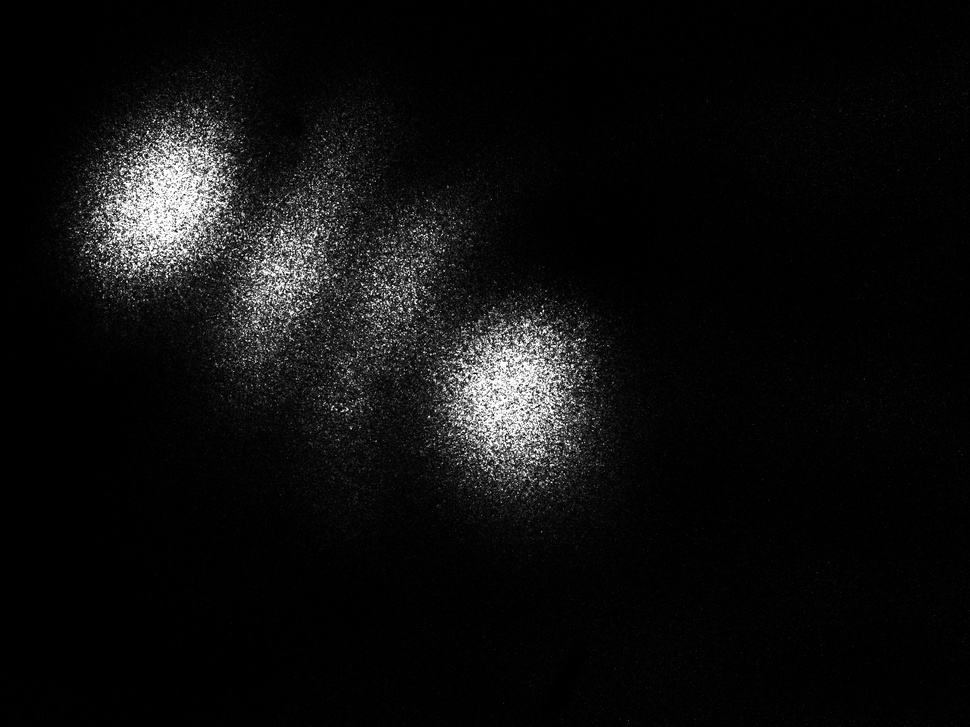
#> input picture TEM30.jpg, 970 x 727 px, shrunk from 1280 x 960 before the run, found by its file name
$ jupyter execute 'TEM30 (4).ipynb'
#> lines starting #> are read from the running program, lines starting #| are printed output that depends on the picture
<div dir="rtl" lang="he" xml:lang="he">
<font size=6> עיבוד נתונים - מעבדה ג'</font>

<font size=5> מחברת colab </font>

---'` comment #` .

---
<h1>
<font size=5><b>1. ייבוא חבילות</b></font>
</h1>

---

[cell 1]
import cv2
import numpy as np
import matplotlib.pyplot as plt
from scipy.optimize import curve_fit

# 1. Load image and convert to grayscale
img_path = '/content/TEM30.jpg'
img_raw = cv2.imread(img_path)
#> img_raw is the input picture: shape (727, 970, 3); min 0, max 255, mean 14.6

if img_raw is not None:
    img = cv2.cvtColor(img_raw, cv2.COLOR_BGR2GRAY)
else:
    # If the file is not loaded, create a synthetic demo image
    print("Warning: Image file not found. Creating a synthetic image.")
    x_grid, y_grid = np.meshgrid(np.linspace(-10, 10, 500), np.linspace(-10, 10, 500))
    img = np.exp(-(x_grid**2 + y_grid**2) / 10) * 255
    img = img.astype(np.uint8)

# 2. Rotate image (if needed)
# Set rotation angle (in degrees)
angle = 15  # Change this value if the image needs rotation
if angle != 0:
    (h, w) = img.shape[:2]
#> h = 727; w = 970
    center = (w // 2, h // 2)
#> center = (485, 363)
    M = cv2.getRotationMatrix2D(center, angle, 1.0)
    img_rot = cv2.warpAffine(img, M, (w, h))
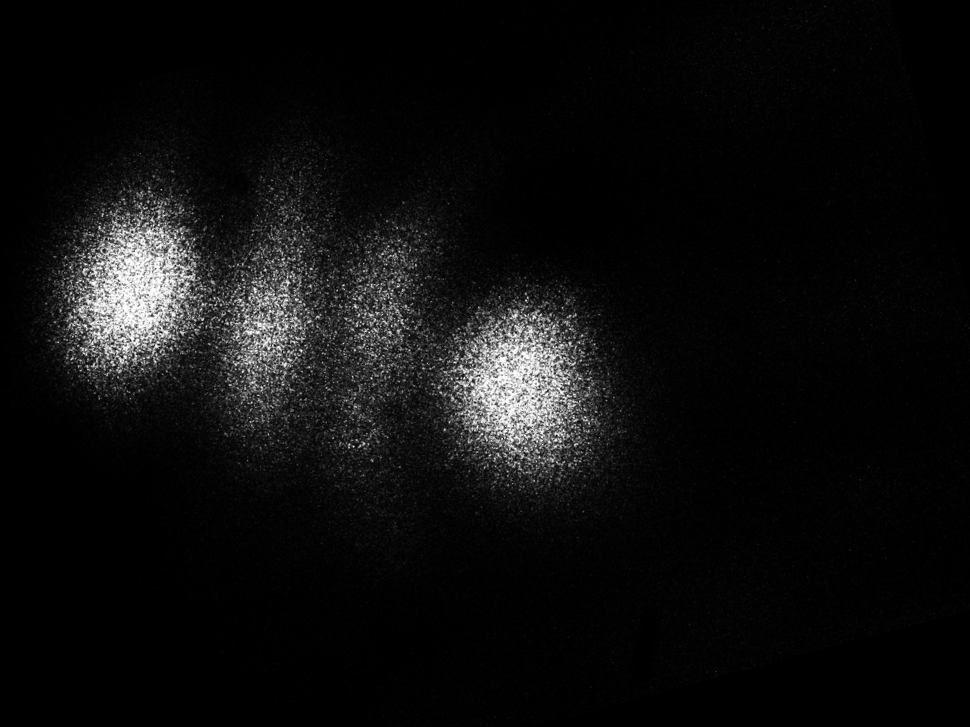
#> img_rot: shape (727, 970); min 0, max 255, mean 14.5
else:
    img_rot = img.copy()

# 3. Define Region of Interest (ROI) manually in pixels instead of interactive imcrop
# Crop the center of the image by default
h, w = img_rot.shape
crop_ymin, crop_ymax = int(h * 0.2), int(h * 0.8)
#> crop_ymin = 145; crop_ymax = 581
crop_xmin, crop_xmax = int(w * 0.2), int(w * 0.8)
#> crop_xmin = 194; crop_xmax = 776
img_crop = img_rot[crop_ymin:crop_ymax, crop_xmin:crop_xmax]
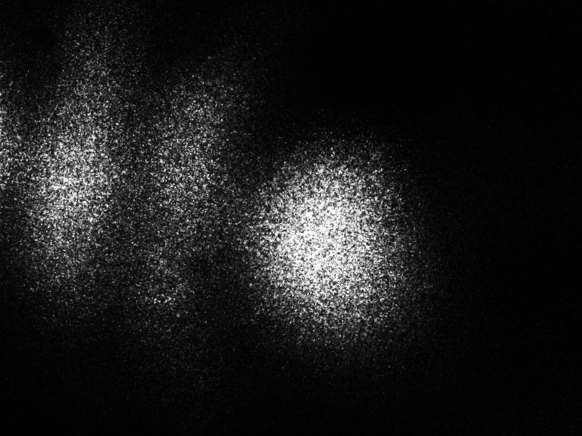
#> img_crop: shape (436, 582); min 0, max 255, mean 26.5

# 4. Sum to 1D (noise reduction)
I_1D = np.sum(img_crop, axis=0).astype(float)
#> I_1D = 582 values, max 30584 at index 315, min 553 at index 551, mean 11552.7

# Background subtraction and normalization
I_1D = I_1D - np.min(I_1D)
#> I_1D = 582 values, max 30031 at index 315, min 0 at index 551, mean 10999.7
if np.max(I_1D) > 0:
    I_1D = I_1D / np.max(I_1D)
#> I_1D = 582 values, max 1 at index 315, min 0 at index 551, mean 0.366

x = np.arange(len(I_1D))
#> x = 582 values from 0 to 581

# 5. Define Hermite-Gauss model
def hg_model(x, A0, A1, A2, A3, x0, w_param, offset):
    arg = np.sqrt(2) * (x - x0) / w_param
    # Hermite polynomials
    H0 = 1.0
    H1 = 2.0 * arg
    H2 = 4.0 * (arg**2) - 2.0
    H3 = 8.0 * (arg**3) - 12.0 * arg

    envelope = np.exp(-2.0 * (x - x0)**2 / (w_param**2))
    term = (A0 * H0**2 + A1 * H1**2 + A2 * H2**2 + A3 * H3**2) * envelope + offset
    return term

# Initial guesses
x0_guess = float(np.mean(x))
#> x0_guess = 290.5
w_guess = float(len(x) / 4.0)
#> w_guess = 145.5
p0 = [0.5, 0.5, 0.1, 0.1, x0_guess, w_guess, 0.0]
#> p0 = [0.5, 0.5, 0.1, 0.1, 290.5, 145.5, 0]

# Parameter bounds
lb = [0, 0, 0, 0, float(np.min(x)), 1.0, -0.2]
#> lb = [0, 0, 0, 0, 0, 1, -0.2]
ub = [10.0, 10.0, 10.0, 10.0, float(np.max(x)), float(len(x)), 0.5]
#> ub = [10, 10, 10, 10, 581, 582, 0.5]

try:
    # Perform fit using curve_fit
    p_fit, pcov = curve_fit(hg_model, x, I_1D, p0=p0, bounds=(lb, ub))
#> p_fit = [5.2e-15, 0.212, 0.113, 0.0033, 199.8, 114.6, 0.00663]

    # Calculate R^2
    residuals = I_1D - hg_model(x, *p_fit)
#> residuals = 582 values, max 0.233 at index 0, min -0.198 at index 46, mean 3.91e-11
    ss_res = np.sum(residuals**2)
#> ss_res = 4.47
    ss_tot = np.sum((I_1D - np.mean(I_1D))**2)
#> ss_tot = 47.81
    R_squared = 1.0 - (ss_res / ss_tot)
#> R_squared = 0.907

    # Display results
    A_coeffs = p_fit[0:4]
#> A_coeffs = [5.2e-15, 0.212, 0.113, 0.0033]
    A_norm = A_coeffs / np.sum(A_coeffs) if np.sum(A_coeffs) > 0 else A_coeffs
#> A_norm = [1.58e-14, 0.645, 0.345, 0.01]

    print(f"\n--- Fit Results for {img_path} ---")
    print(f"Beam center (x0): {p_fit[4]:.2f} pixels")
#| Beam center (x0): 199.77 pixels
    print(f"Beam waist (w):   {p_fit[5]:.2f} pixels")
#| Beam waist (w):   114.64 pixels
    print(f"Goodness of fit (R^2): {R_squared:.4f}\n")
#| Goodness of fit (R^2): 0.9066
    for i in range(4):
        print(f"A_{i} = {A_coeffs[i]:.4f} (Relative contribution: {A_norm[i]*100:.1f}%)")
#> this loop made 4 passes
#| A_0 = 0.0000 (Relative contribution: 0.0%)
#| A_1 = 0.2122 (Relative contribution: 64.5%)
#| A_2 = 0.1133 (Relative contribution: 34.5%)
#| A_3 = 0.0033 (Relative contribution: 1.0%)

    # 6. Plot graphs
    fig, axes = plt.subplots(1, 2, figsize=(14, 5))

    # Plot 1: Cropped mode image
    im = axes[0].imshow(img_crop, cmap='hot')
    fig.colorbar(im, ax=axes[0])
    axes[0].set_title('Mode Image (Rotated and Cropped)')
    axes[0].set_xlabel('X (Pixels)')
    axes[0].set_ylabel('Y (Pixels)')

    # Plot 2: Data points only
    axes[1].plot(x, I_1D, 'b.', label='Data (1D Sum)')
    axes[1].grid(True, linestyle='--', alpha=0.7)
    axes[1].set_title('1D Intensity Profile')
    axes[1].set_xlabel('X Position (Pixels)')
    axes[1].set_ylabel('Normalized Intensity')
    axes[1].legend()

    plt.tight_layout()
    plt.show()
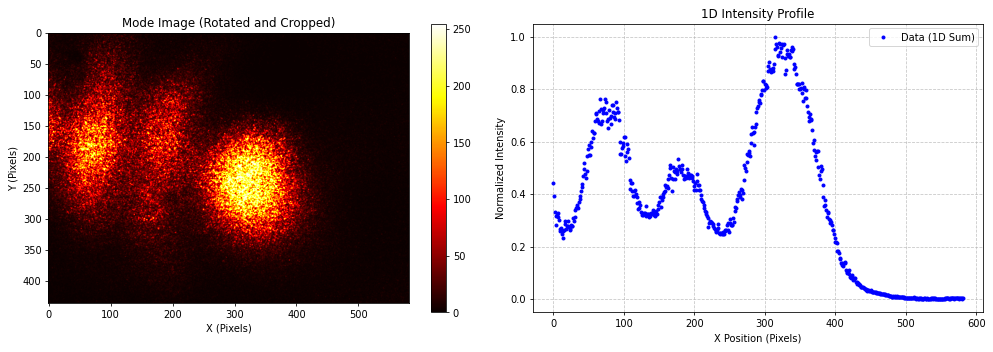
#> figure drawn by matplotlib, 3 panels; panel 2: curve peaks at x = 315, y = 1
except Exception as e:
    print(f"Error during fitting: {e}")

$ run again, with TEM10.jpg copied over TEM30.jpg
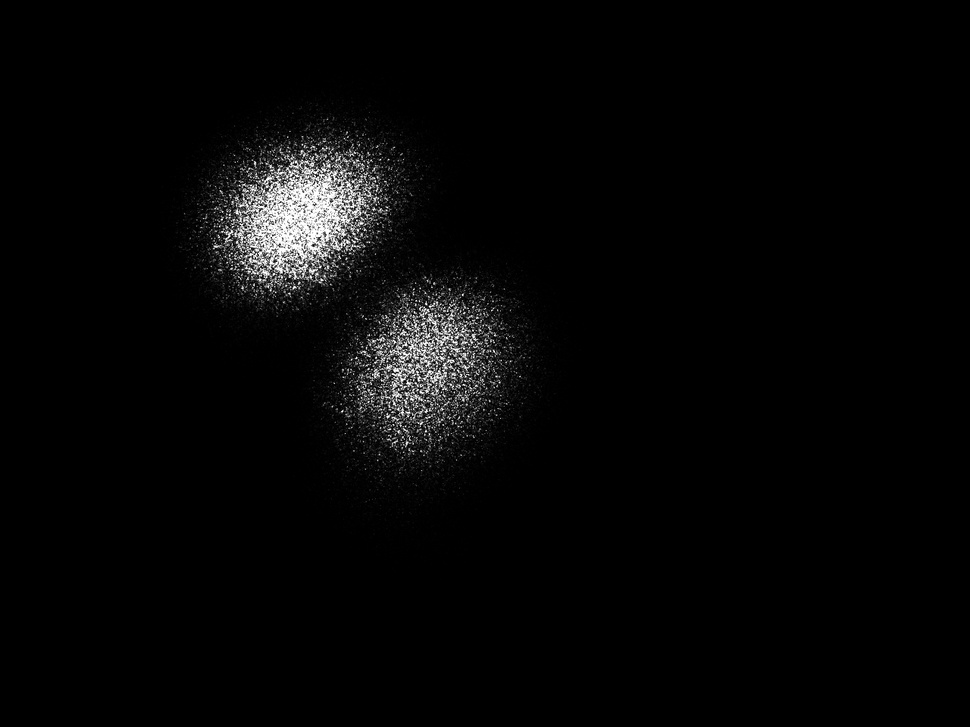
#> input picture TEM10.jpg, 970 x 727 px, shrunk from 1280 x 960 before the run, found by its file name
#> img_raw is the input picture: shape (727, 970, 3); min 0, max 255, mean 6.8
#> `img_crop = img_rot[crop_ymin:crop_ymax, crop_xmin:crop_xmax]`:
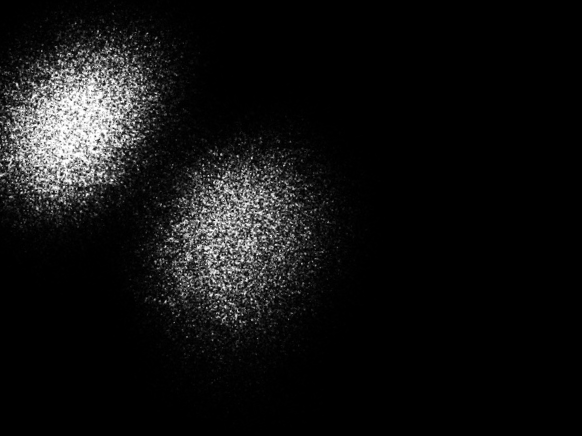
#> img_crop: shape (436, 582); min 0, max 255, mean 18.4
#> `I_1D = np.sum(img_crop, axis=0).astype(float)`: I_1D = 582 values, max 28462 at index 65, min 0 at index 381, mean 8041
#> `I_1D = I_1D / np.max(I_1D)`: I_1D = 582 values, max 1 at index 65, min 0 at index 381, mean 0.283
#> x = 582 values from 0 to 581
#> x0_guess = 290.5
#> w_guess = 145.5
#> p0 = [0.5, 0.5, 0.1, 0.1, 290.5, 145.5, 0]
#> lb = [0, 0, 0, 0, 0, 1, -0.2]
#> ub = [10, 10, 10, 10, 581, 582, 0.5]
#> p_fit = [0.00117, 0.431, 0.0584, 0.00386, 152.1, 88.73, -0.00118]
#> residuals = 582 values, max 0.228 at index 65, min -0.213 at index 205, mean 6.17e-11
#> ss_res = 4.42
#> ss_tot = 55.39
#> R_squared = 0.92
#> A_coeffs = [0.00117, 0.431, 0.0584, 0.00386]
#> A_norm = [0.00238, 0.872, 0.118, 0.00781]
#| Beam center (x0): 152.08 pixels
#| Beam waist (w):   88.73 pixels
#| Goodness of fit (R^2): 0.9202
#> the loop `for i in range(4):` made 4 passes
#| A_0 = 0.0012 (Relative contribution: 0.2%)
#| A_1 = 0.4305 (Relative contribution: 87.2%)
#| A_2 = 0.0584 (Relative contribution: 11.8%)
#| A_3 = 0.0039 (Relative contribution: 0.8%)
#> `plt.show()`:
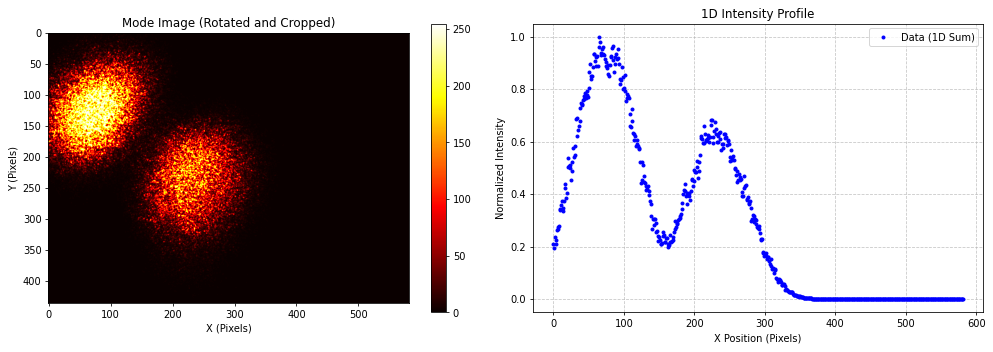
#> figure drawn by matplotlib, 3 panels; panel 2: curve peaks at x = 65, y = 1

$ run again, with TEM00new.jpg copied over TEM30.jpg
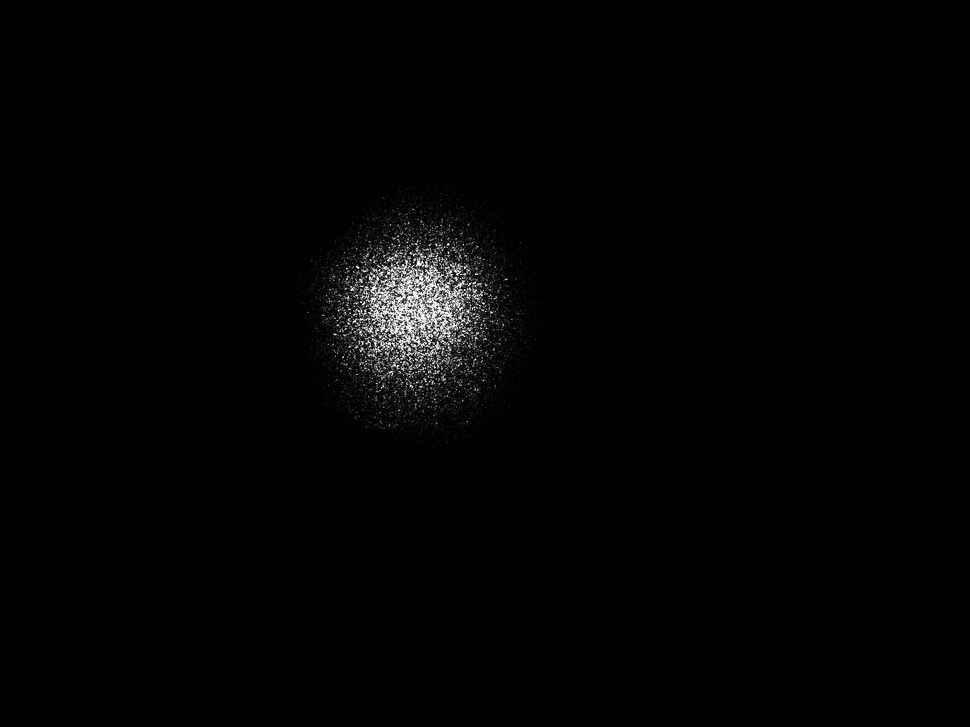
#> input picture TEM00new.jpg, 970 x 727 px, shrunk from 1280 x 960 before the run, found by its file name
#> img_raw is the input picture: shape (727, 970, 3); min 0, max 255, mean 3.1
#> `img_crop = img_rot[crop_ymin:crop_ymax, crop_xmin:crop_xmax]`:
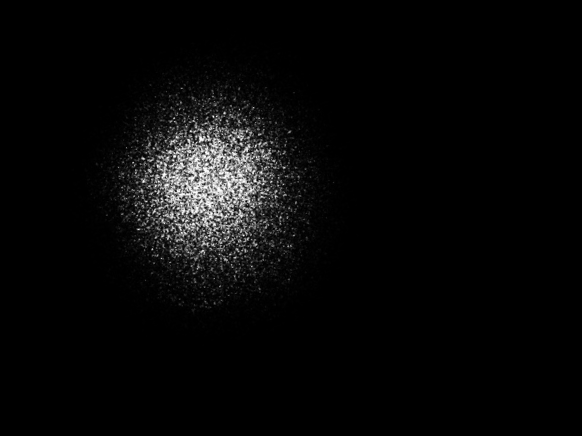
#> img_crop: shape (436, 582); min 0, max 255, mean 8.5
#> `I_1D = np.sum(img_crop, axis=0).astype(float)`: I_1D = 582 values, max 21478 at index 203, min 0 at index 0, mean 3720
#> `I_1D = I_1D / np.max(I_1D)`: I_1D = 582 values, max 1 at index 203, min 0 at index 0, mean 0.173
#> x = 582 values from 0 to 581
#> x0_guess = 290.5
#> w_guess = 145.5
#> p0 = [0.5, 0.5, 0.1, 0.1, 290.5, 145.5, 0]
#> lb = [0, 0, 0, 0, 0, 1, -0.2]
#> ub = [10, 10, 10, 10, 581, 582, 0.5]
#> p_fit = [0.976, 6.37e-15, 1.62e-24, 0.00014, 209.7, 84.13, -0.00479]
#> residuals = 582 values, max 0.112 at index 177, min -0.106 at index 223, mean 9.66e-16
#> ss_res = 0.33
#> ss_tot = 53.19
#> R_squared = 0.994
#> A_coeffs = [0.976, 6.37e-15, 1.62e-24, 0.00014]
#> A_norm = [1, 6.52e-15, 1.66e-24, 0.000143]
#| Beam center (x0): 209.75 pixels
#| Beam waist (w):   84.13 pixels
#| Goodness of fit (R^2): 0.9938
#> the loop `for i in range(4):` made 4 passes
#| A_0 = 0.9758 (Relative contribution: 100.0%)
#| A_1 = 0.0000 (Relative contribution: 0.0%)
#| A_2 = 0.0000 (Relative contribution: 0.0%)
#| A_3 = 0.0001 (Relative contribution: 0.0%)
#> `plt.show()`:
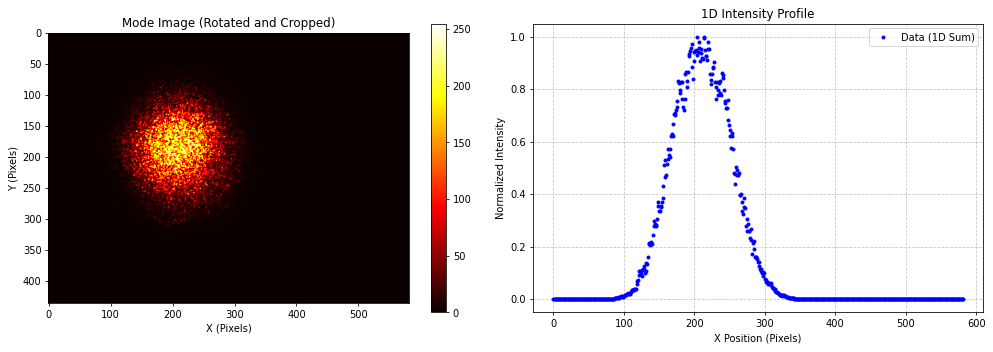
#> figure drawn by matplotlib, 3 panels; panel 2: curve peaks at x = 203, y = 1
